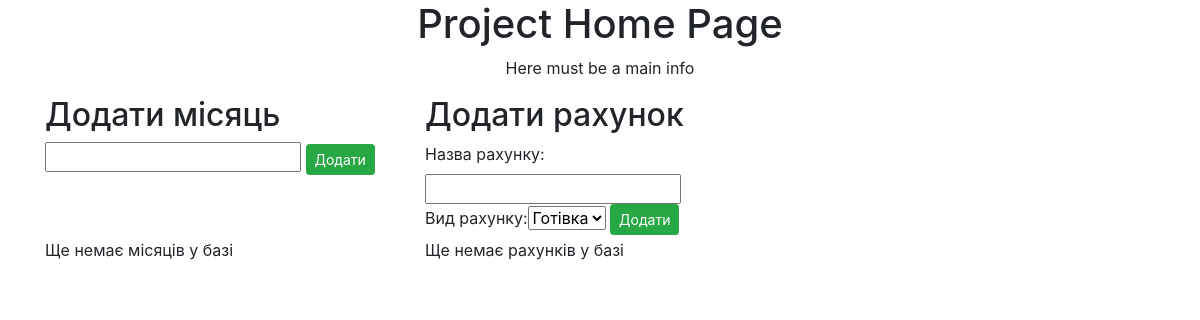
Before: / with the older database file.
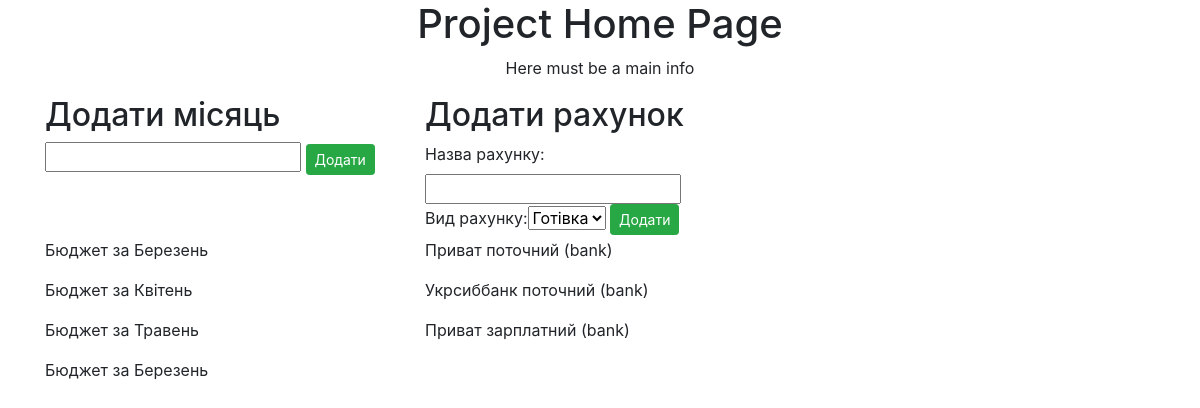
After: the same page with the newer database file.
### finance/models/month.py (models this page shows)
class Month(models.Model):
    class Meta:
        verbose_name = "month"
        verbose_name_plural = "months"
    name = models.CharField(
        max_length=50,
        blank=False,
        null=False,
        verbose_name="Month Name"
    )
    def __unicode__(self):
        return u"Бюджет за %s" % (self.name)

### finance/models/account.py (models this page shows)
class Account(models.Model):
    TYPE_OF_ACCOUNT = (
        ('cash', u"Готівка"),
        ('bank', u"Банк"),
    )
    class Meta:
        verbose_name = "Bank Account",
        verbose_name_plural = "Bank Accounts"
    name = models.CharField(
        max_length=100,
        blank=False,
        null=False,
        verbose_name="Account Name"
    )
    money = models.IntegerField(
        blank=True,
        null=True,
        verbose_name="Amount of Money"
    )
    blocked = models.IntegerField(
        blank=True,
        null=True,
        verbose_name="Blocked Money"
    )
    kind = models.CharField(
        max_length=100,
        blank=False,
        null=False,
        choices=TYPE_OF_ACCOUNT,
        verbose_name="Type of Account"
    )
    def __unicode__(self):
        return u"%s (%s)" % (self.name, self.kind)

### finance/views/months.py (the view)
# urls.py: 2. Add a URL to urlpatterns:  url(r'^$', views.home, name='home')
def home(request):
    content = {}
    content['months'] = Month.objects.all()
    content['accounts'] = Account.objects.all()
    form = AddMonth()
    form_account = AddAccount()
    return render(request, 'finance/home.html',
        {'content': content, 'form': form, 'form_account': form_account})

### finance/views/months.py
class AddMonth(forms.Form):
    name = forms.CharField(label="", max_length=50)

class AddAccount(forms.Form):
    name = forms.CharField(label=u"Назва рахунку", max_length=50)
    kind = forms.ChoiceField(label=u"Вид рахунку", choices=TYPE_OF_ACCOUNT)

### finance/templates/finance/home.html (shortened to what this page needs)
{% extends "finance/base.html" %}
{% block header %}
<div class="row">
    <div class="col-12 text-center">
        <h1>Project Home Page</h1>
        <p>Here must be a main info</p>
    </div>
</div>
{% endblock %}
{% block content %}
<div class="row">
    <div class="col-4">
        <h2>Додати місяць</h2>
        <form action="/month/add/" method="POST">
            {{ form }}
            <input class="btn btn-success btn-sm" type="submit" value="Додати">
        </form>
    </div>
    <div class="col-4">
        <h2>Додати рахунок</h2>
        <form action="/account/add/" method="POST">
            {{ form_account }}
            <input class="btn btn-success btn-sm" type="submit" value="Додати">
        </form>
    </div>
</div>
<div class="row">
    <div class="col-4">
        {% if content.months %}
            {% for month in content.months %}
                <p>{{ month }}</p>
            {% endfor %}
        {% else %}
            <p>Ще немає місяців у базі</p>
        {% endif %}
    </div>
    <div class="col-4">
        {% if content.accounts %}
            {% for account in content.accounts %}
                <p>{{ account }}</p>
            {% endfor %}
        {% else %}
            <p>Ще немає рахунків у базі</p>
        {% endif %}
    </div>
</div>
{% endblock %}

### finance/templates/finance/base.html (shortened to what this page needs)
{% load static %}
<!DOCTYPE html>
<html>
<head>
    <link rel="stylesheet" href="https://stackpath.bootstrapcdn.com/bootstrap/4.1.1/css/bootstrap.min.css">
    <link rel="stylesheet" type="text/css" href="{% static 'finance/main.css' %}">
</head>
<body>
    <div class="container">
        {% block header %}{% endblock %}
        {% block content %}{% endblock %}
    </div>
</body>
</html>

Changed rows visible on the page:
added Month: name "Бюджет за Березень"
added Month: name "Бюджет за Квітень"
added Month: name "Бюджет за Травень"
added Month: name "Бюджет за Березень"
added Account: name+kind "Приват поточний (bank)"
added Account: name+kind "Укрсиббанк поточний (bank)"
added Account: name+kind "Приват зарплатний (bank)"
Other visible differences:
text no longer shown: "Ще немає місяців у базі Ще немає рахунків у базі"
